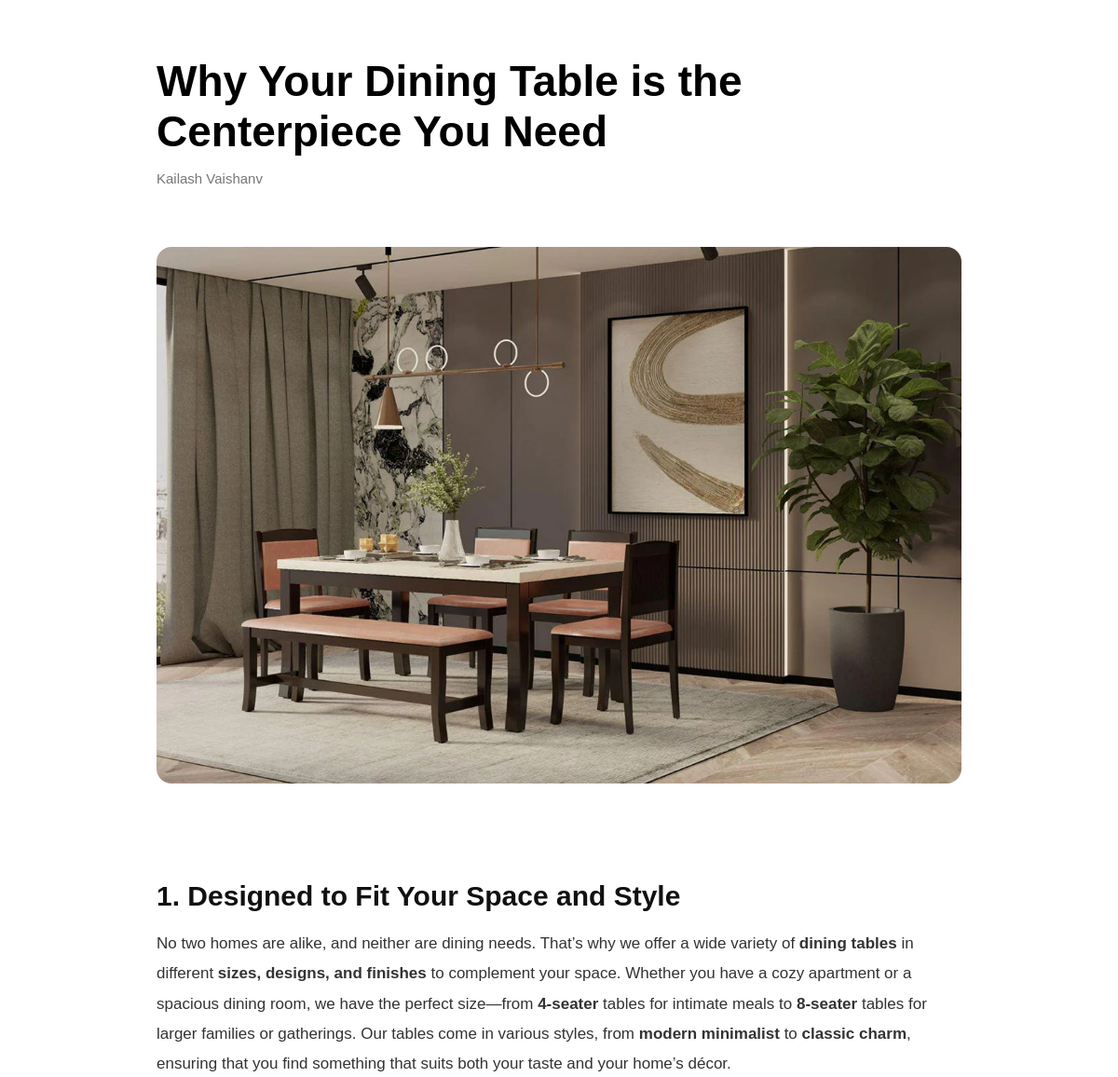
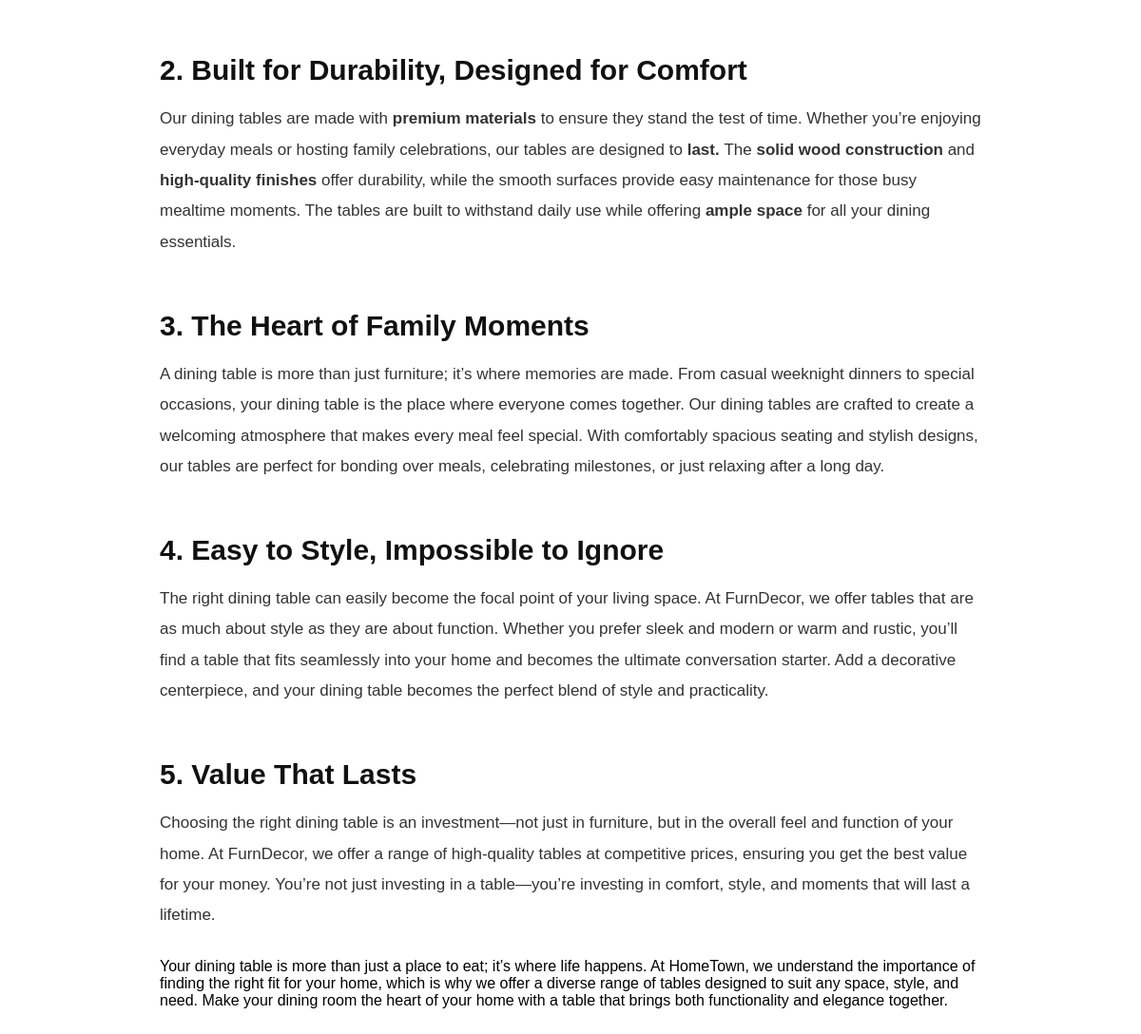
The app's page /blogs/why-your-dining-table-is-the-centerpiece-you-need/ with its own data (2 pictures, top to bottom).
### blogs/models.py (models this page shows, shortened)
class Blog(models.Model):
    title = models.CharField(max_length=200)
    slug = models.SlugField(unique=True)
    author = models.CharField(max_length=100)
    image = models.ImageField(upload_to='blogs/')
    short_description = models.TextField()
    content = models.TextField()
    created_at = models.DateField(auto_now_add=True)

### blogs/views.py (the view)
# urls.py: path('<slug:slug>/', views.blog_detail, name='blog_detail'),
def blog_detail(request, slug):
    blog = get_object_or_404(Blog, slug=slug)
    return render(request, 'blogs/blog_detail.html', {'blog': blog})

### store_livingRoom/context_processors.py (called while the page is built)
def wishlist_count(request):
    if request.user.is_authenticated:
        items = Wishlist.objects.filter(user=request.user)
    else:
        items = Wishlist.objects.filter(user__isnull=True)
    return {
        'wishlist_count': items.count(),
        'wishlist_items': items
    }

### templates/blogs/blog_detail.html (shortened to what this page needs)
{% load static %}
<!DOCTYPE html>
<html>
<head>
    <link rel="stylesheet" href="{% static 'css/blog.css' %}">
</head>
<body>
<div class="detail-container">
    <h1>{{ blog.title }}</h1>
    <p class="meta">{{ blog.author }}</p>
    <img src="{{ blog.image.url }}" class="detail-img">
    <div class="content">
        {{ blog.content|safe }}
    </div>
</div>
</body>
</html>

### static/css/blog.css (style rules this page uses)
body { font-family: Arial, sans-serif; background: #fff; margin: 0; padding: 0; }
body { font-family: Arial, sans-serif; background: #fff; }
.detail-container { width: 72%; margin: 60px auto; }
.detail-container h1 { font-size: 46px; font-weight: 700; margin-bottom: 10px; }
.meta { font-size: 15px; color: #777; margin-bottom: 35px; }
.detail-img { width: 100%; border-radius: 16px; margin: 30px 0 45px; }
.content p { font-size: 17px; line-height: 1.9; color: #343333; margin-bottom: 28px; }
.content h2 { font-size: 30px; font-weight: 700; margin: 55px 0 18px; color: #111; }
.content b, .content strong { font-weight: 700; }

### records on screen
Blog: title "Why Your Dining Table is the Centerpiece You Need", author "Kailash Vaishanv", image (picture), content "1. Designed to Fit Your Space and Style No two homes are alike, and neither are dining needs. That’s why we offer a wide variety of dining tables in different sizes, designs, and finishes to complement your space. Whether you have a cozy apartment or a spacious dining room, we have the perfect size—from 4-seater tables for intimate meals to 8-seater tables for larger families or gatherings. Our tables come in various styles, from modern minimalist to classic charm , ensuring that you find something that suits both your taste and your home’s décor. 2. Built for Durability, Designed for Comfort Our dining tables are made with premium materials to ensure they stand the test of time. Whether…"
